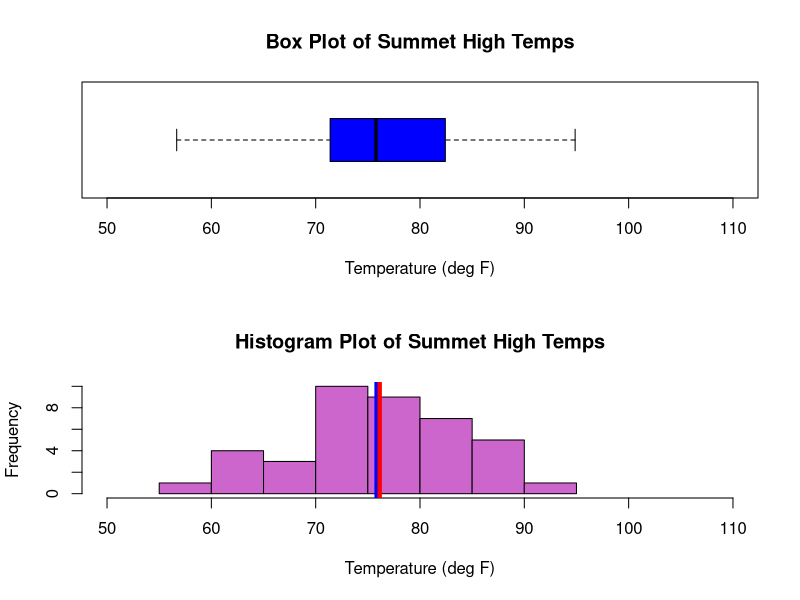

Source code (R):
# Section 2.4 Box Plots

# Generating 40 normally distributed values of temperature with a mean of 76 degress and a standard deviation of 9 degress.
temps <- rnorm(40, 76, 9)

# Generating some general statistics from the temps dataset
print("Header Values")
print(head(temps))
print("Summary Stats")
print(summary(temps))
print("Five Number Summary")
print("Min Value - 1st Quartile - Median - 3rd Quartile - Max Value")
print(fivenum(temps))

# Contrasting a box plot Vs. a histogram

# Setting the plot area
par(mfrow = c(2,1))
# Creating the box plot
boxplot(temps, main = "Box Plot of Summet High Temps", ylim = c(50, 110), xlab = "Temperature (deg F)", horizontal = T, col = "blue")
# Creating the histogram
hist(temps,  main = "Histogram Plot of Summet High Temps", xlim = c(50, 110), xlab = "Temperature (deg F)", col = "#cc66cc")
# Adding a vertical line at the mean
abline(v = mean(temps), lwd = 5, col = "red")
# Adding a vertical line  at the meadian
abline(v = median(temps), lwd = 3, col = "blue")